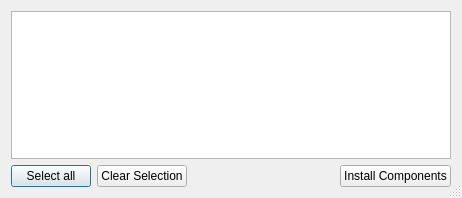
<?xml version="1.0" encoding="UTF-8"?>
<ui version="4.0">
 <class>AwUpdaterGuiUi</class>
 <widget class="QDialog" name="AwUpdaterGuiUi">
  <property name="geometry">
   <rect>
    <x>0</x>
    <y>0</y>
    <width>462</width>
    <height>198</height>
   </rect>
  </property>
  <property name="windowTitle">
   <string>Available components</string>
  </property>
  <property name="windowIcon">
   <iconset resource="../../../resources/AnyWave.qrc">
    <normaloff>:/images/AnyWave_icon.png</normaloff>:/images/AnyWave_icon.png</iconset>
  </property>
  <property name="sizeGripEnabled">
   <bool>true</bool>
  </property>
  <layout class="QVBoxLayout" name="verticalLayout">
   <item>
    <widget class="QTableWidget" name="tableWidget"/>
   </item>
   <item>
    <layout class="QHBoxLayout" name="horizontalLayout">
     <item>
      <widget class="QPushButton" name="buttonSelectAll">
       <property name="text">
        <string>Select all</string>
       </property>
      </widget>
     </item>
     <item>
      <widget class="QPushButton" name="buttonUnselect">
       <property name="text">
        <string>Clear Selection</string>
       </property>
      </widget>
     </item>
     <item>
      <spacer name="horizontalSpacer">
       <property name="orientation">
        <enum>Qt::Horizontal</enum>
       </property>
       <property name="sizeHint" stdset="0">
        <size>
         <width>40</width>
         <height>20</height>
        </size>
       </property>
      </spacer>
     </item>
     <item>
      <widget class="QPushButton" name="buttonInstall">
       <property name="sizePolicy">
        <sizepolicy hsizetype="Minimum" vsizetype="Fixed">
         <horstretch>0</horstretch>
         <verstretch>0</verstretch>
        </sizepolicy>
       </property>
       <property name="text">
        <string>Install Components</string>
       </property>
      </widget>
     </item>
    </layout>
   </item>
  </layout>
 </widget>
 <layoutdefault spacing="6" margin="11"/>
 <resources>
  <include location="../../../resources/AnyWave.qrc"/>
 </resources>
 <connections>
  <connection>
   <sender>buttonInstall</sender>
   <signal>clicked()</signal>
   <receiver>AwUpdaterGuiUi</receiver>
   <slot>accept()</slot>
   <hints>
    <hint type="sourcelabel">
     <x>402</x>
     <y>176</y>
    </hint>
    <hint type="destinationlabel">
     <x>310</x>
     <y>172</y>
    </hint>
   </hints>
  </connection>
 </connections>
</ui>
